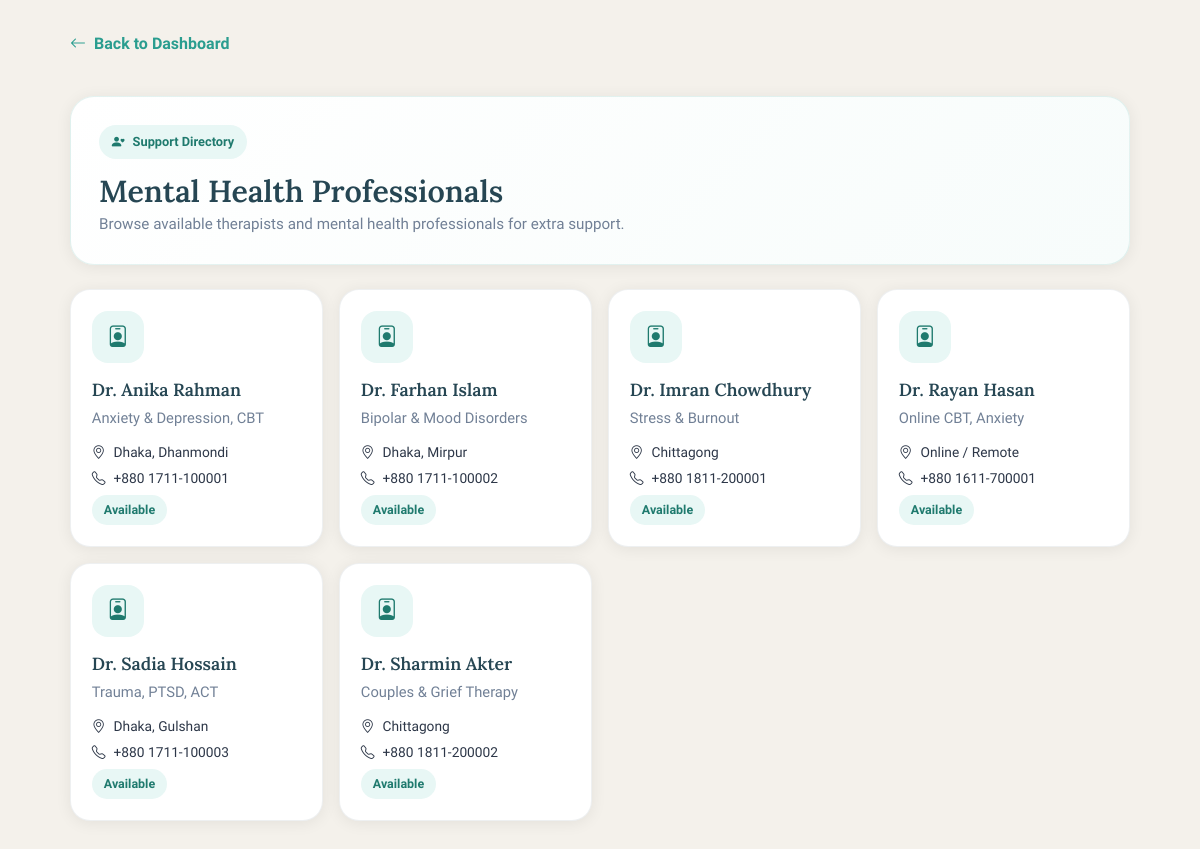
Screenshot of /therapist (signed in) with the database file from the repository.
### app.py (models this page shows)
class Psychologist(db.Model):
    __tablename__ = 'psychologists'
    id             = db.Column(db.Integer, primary_key=True)
    name           = db.Column(db.String(120), nullable=False)
    specialty      = db.Column(db.String(200), nullable=True)
    contact        = db.Column(db.String(120), nullable=True)
    location       = db.Column(db.String(200), nullable=True)
    available      = db.Column(db.Boolean, default=True)

### app.py (the view)
@app.route('/therapist')
@login_required
def therapist():
    psychologists = (Psychologist.query
                     .filter_by(available=True)
                     .order_by(Psychologist.name.asc())
                     .all())
    return render_template('therapist.html', psychologists=psychologists)

### app.py (called while the page is built)
@login_manager.user_loader
def load_user(user_id):
    return db.session.get(User, int(user_id))

### templates/therapist.html (shortened to what this page needs)
{% extends "base.html" %}
{% block content %}
<div class="page-wrapper">
  <div class="category-shell">
    <a class="back-link" href="{{ url_for('dashboard') }}">
      <i class="bi bi-arrow-left"></i>
      Back to Dashboard
    </a>
    <section class="category-hero">
      <div class="hero-kicker">
        <i class="bi bi-person-heart"></i>
        Support Directory
      </div>
      <h1 class="page-title">Mental Health Professionals</h1>
      <p class="page-subtitle mb-0">
        Browse available therapists and mental health professionals for extra support.
      </p>
    </section>
    <section class="category-grid">
      {% for therapist in psychologists %}
      <article class="category-card">
        <div class="category-card-icon">
          <i class="bi bi-person-badge"></i>
        </div>
        <h3>{{ therapist.name }}</h3>
        <p>{{ therapist.specialty or "General mental health support" }}</p>
        <div class="category-meta">
          <div><i class="bi bi-geo-alt me-2"></i>{{ therapist.location or "Online / Remote" }}</div>
          <div><i class="bi bi-telephone me-2"></i>{{ therapist.contact or "Contact not available" }}</div>
        </div>
        <span class="category-tag">Available</span>
      </article>
      {% else %}
      <article class="category-card">
        <h3>No therapists available right now</h3>
        <p>Please check back later for updated support options.</p>
      </article>
      {% endfor %}
    </section>
  </div>
</div>
{% endblock %}

### templates/base.html (style rules this page uses)
:root { --teal: #2a9d8f; --teal-dark: #1f7a6e; --teal-light: #e8f7f5; --sand: #f4f1eb; --charcoal: #264653; --amber: #e9c46a; --coral: #e76f51; --text: #2d3748; --muted: #718096; --white: #ffffff; --shadow: 0 2px 16px rgba(0, 0, 0, 0.07); --radius: 14px; }
* { box-sizing: border-box; }
html, body { min-height: 100%; }
body { margin: 0; font-family: "Plus Jakarta Sans", sans-serif; background: var(--sand); color: var(--text); min-height: 100vh; display: flex; flex-direction: column; }
h1, h2, h3, h4, h5, h6 { font-family: "Lora", serif; font-weight: 600; }
a { color: var(--teal); text-decoration: none; }
.page-wrapper { max-width: 1100px; margin: 0 auto; padding: 2rem 1.25rem 4rem; width: 100%; flex: 1 0 auto; }
.page-title { font-size: 1.9rem; color: var(--charcoal); margin-bottom: 0.25rem; }
.page-subtitle { color: var(--muted); margin-bottom: 2rem; font-size: 0.95rem; }
.category-shell { display: grid; gap: 1.5rem; }
.category-hero { background: linear-gradient(135deg, #ffffff, #f7fcfb); border: 1px solid rgba(42, 157, 143, 0.12); border-radius: 24px; box-shadow: var(--shadow); padding: 1.75rem; }
.back-link { display: inline-flex; align-items: center; gap: 0.5rem; margin-bottom: 1rem; color: var(--teal); font-weight: 600; }
.hero-kicker { display: inline-flex; align-items: center; gap: 0.5rem; background: var(--teal-light); color: var(--teal-dark); border-radius: 999px; padding: 0.45rem 0.8rem; font-size: 0.8rem; font-weight: 700; margin-bottom: 0.9rem; }
.category-grid { display: grid; grid-template-columns: repeat(auto-fit, minmax(240px, 1fr)); gap: 1rem; }
.category-card { background: var(--white); border: 1px solid rgba(38, 70, 83, 0.08); border-radius: 20px; box-shadow: var(--shadow); padding: 1.3rem; height: 100%; }
.category-card-icon { width: 52px; height: 52px; border-radius: 16px; background: var(--teal-light); color: var(--teal-dark); display: inline-flex; align-items: center; justify-content: center; font-size: 1.35rem; margin-bottom: 1rem; }
.category-card h3 { font-size: 1.1rem; margin-bottom: 0.45rem; color: var(--charcoal); }
.category-card p { margin-bottom: 0.8rem; color: var(--muted); font-size: 0.92rem; }
.category-meta { display: grid; gap: 0.35rem; font-size: 0.86rem; color: var(--text); }
.category-tag { display: inline-flex; align-items: center; width: fit-content; border-radius: 999px; background: var(--teal-light); color: var(--teal-dark); padding: 0.35rem 0.75rem; font-size: 0.78rem; font-weight: 700; margin-top: 0.4rem; }

### rows the page displays
Psychologist: name "Dr. Anika Rahman", specialty "Anxiety & Depression, CBT", location "Dhaka, Dhanmondi", contact "+880 1711-100001"
Psychologist: name "Dr. Farhan Islam", specialty "Bipolar & Mood Disorders", location "Dhaka, Mirpur", contact "+880 1711-100002"
Psychologist: name "Dr. Imran Chowdhury", specialty "Stress & Burnout", location "Chittagong", contact "+880 1811-200001"
Psychologist: name "Dr. Rayan Hasan", specialty "Online CBT, Anxiety", location "Online / Remote", contact "+880 1611-700001"
Psychologist: name "Dr. Sadia Hossain", specialty "Trauma, PTSD, ACT", location "Dhaka, Gulshan", contact "+880 1711-100003"
Psychologist: name "Dr. Sharmin Akter", specialty "Couples & Grief Therapy", location "Chittagong", contact "+880 1811-200002"
